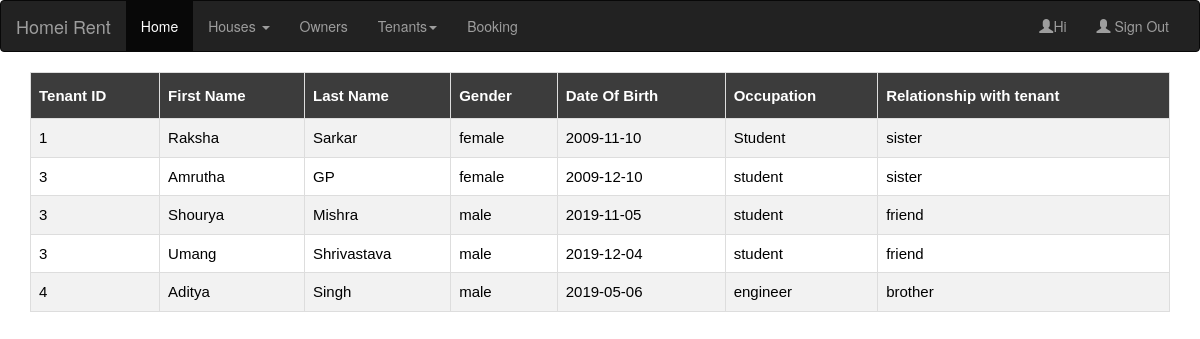
/members.php, run on the app's committed database.
### tables this page shows
CREATE TABLE `member` (
  `t_id` int(11) NOT NULL,
  `fname` varchar(20) NOT NULL,
  `lname` varchar(20) NOT NULL,
  `occupation` varchar(50) DEFAULT NULL,
  `gender` varchar(10) DEFAULT NULL,
  `dob` date DEFAULT NULL,
  `relationship` varchar(20) DEFAULT NULL
);

### members.php (the view, shortened to what this page needs)
<!DOCTYPE html>
<html lang="en">
<head>
   <link rel="stylesheet" type="text/css" href="table.css">
  <link rel="stylesheet" href="https://maxcdn.bootstrapcdn.com/bootstrap/3.4.0/css/bootstrap.min.css">
</head>
<body>
<nav class="navbar navbar-inverse">
  <div class="container-fluid">
    <div class="navbar-header">
      <a class="navbar-brand" href="#">Homei Rent</a>
    </div>
    <div class="collapse navbar-collapse" id="myNavbar">
      <ul class="nav navbar-nav">
        <li class="active"><a href="home.php">Home</a></li>
        <li class="dropdown">
          <a class="dropdown-toggle" data-toggle="dropdown" href="#">Houses <span class="caret"></span></a>
        </li>
        <li><a href="owner.php">Owners</a></li>
        <li class="dropdown">
          <a class="dropdown-toggle" data-toggle="dropdown" href="#">Tenants<span class="caret"></span></a>
          </li>
        <li><a href="booking.php">Booking</a></li>
      </ul>
      <ul class="nav navbar-nav navbar-right">
         <li><a href="#"><span class="glyphicon glyphicon-user"></span>Hi <?php session_start();echo $_SESSION['uname'];?></a>
         </li>
        <li><a href="index.html"><span class="glyphicon glyphicon-user"></span> Sign Out</a></li>
      </ul>
    </div>
  </div>
</nav>
<div class="container">
  <table border="1" id="customers">
    <tr>
      <th>Tenant ID</th>
      <th>First Name</th>
      <th>Last Name</th>
      <th>Gender</th>
      <th>Date Of Birth</th>
      <th>Occupation</th>
      <th>Relationship with tenant</th>
    </tr>
<?php
include("connection.php");
$query="select * from member";
$data=mysqli_query($conn,$query);
while($result=mysqli_fetch_assoc($data))
{
 echo "<tr><td>".$result['t_id']."</td><td>".$result['fname']."</td><td>".$result['lname']."</td><td>".$result['gender']."</td><td>".$result['dob']."</td><td>".$result['occupation']."</td><td>".$result['relationship']."</td></tr>";
}
echo "</table>";
?>
</div>
</body>
</html>

### table.css (style rules this page uses)
table { width:100%; color: black; font-family: monospace; font-size: 15px; text-align: left; border-color: black; border-style: solid; }
#customers { font-family: "Trebuchet MS", Arial, Helvetica, sans-serif; border-collapse: collapse; width: 100%; }
#customers td, #customers th { border: 1px solid #ddd; padding: 8px; }
#customers tr:nth-child(even) { background-color: #f2f2f2; }
#customers th { padding-top: 12px; padding-bottom: 12px; text-align: left; background-color: #3c3c3c; color: white; }

### data on the page
member: t "1", fname "Raksha", lname "Sarkar", gender "female", dob "2009-11-10", occupation "Student", relationship "sister"
member: t "3", fname "Amrutha", lname "GP", gender "female", dob "2009-12-10", occupation "student", relationship "sister"
member: t "3", fname "Shourya", lname "Mishra", gender "male", dob "2019-11-05", occupation "student", relationship "friend"
member: t "3", fname "Umang", lname "Shrivastava", gender "male", dob "2019-12-04", occupation "student", relationship "friend"
member: t "4", fname "Aditya", lname "Singh", gender "male", dob "2019-05-06", occupation "engineer", relationship "brother"
